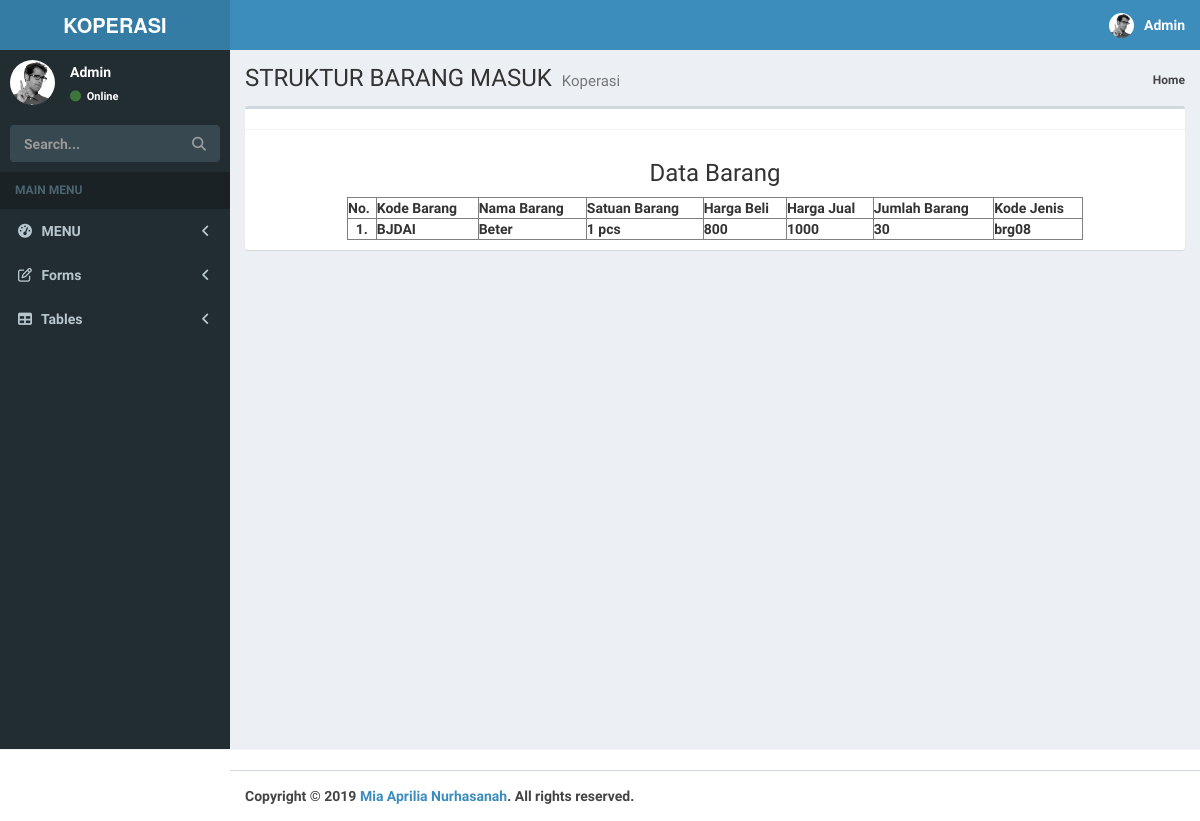
The page /koperasi/detail_barang.php?Kd_barang=BJDAI on the database its author committed.
### tables this page shows
CREATE TABLE IF NOT EXISTS `struktur_barang` (
  `Kd_barang` varchar(30) NOT NULL,
  `Nm_barang` varchar(30) NOT NULL,
  `Satuan_barang` varchar(25) NOT NULL,
  `Hrg_Beli` int(9) NOT NULL,
  `Hrg_Jual` int(9) NOT NULL,
  `Jml_Barang` int(3) NOT NULL,
  `Kd_Jenis` varchar(5) NOT NULL
);

### koperasi/detail_barang.php (the view, shortened to what this page needs)
<!DOCTYPE html>
<html>
<head>
  <link rel="stylesheet" href="bower_components/bootstrap/dist/css/bootstrap.min.css">
  <link rel="stylesheet" href="bower_components/font-awesome/css/font-awesome.min.css">
  <link rel="stylesheet" href="bower_components/Ionicons/css/ionicons.min.css">
  <link rel="stylesheet" href="dist/css/AdminLTE.min.css">
  <link rel="stylesheet" href="dist/css/skins/_all-skins.min.css">
</head>
<body class="hold-transition skin-blue sidebar-mini">
<div class="wrapper">
  <header class="main-header">
    <a href="../../index2.html" class="logo">
      <span class="logo-lg"><b>KOPERASI</span>
    </a>
    <nav class="navbar navbar-static-top">
      <div class="navbar-custom-menu">
        <ul class="nav navbar-nav">
          <li class="dropdown user user-menu">
            <a href="#" class="dropdown-toggle" data-toggle="dropdown">
              <img src="dist/img/user2-160x160.jpg" class="user-image" alt="User Image">
              <span class="hidden-xs">Admin</span>
            </a>
      </div>
    </nav>
  </header>
  <aside class="main-sidebar">
    <section class="sidebar">
      <div class="user-panel">
        <div class="pull-left image">
          <img src="dist/img/user2-160x160.jpg" class="img-circle" alt="User Image">
        </div>
        <div class="pull-left info">
          <p>Admin</p>
          <a href="#"><i class="fa fa-circle text-success"></i> Online</a>
        </div>
      </div>
      <form action="#" method="get" class="sidebar-form">
        <div class="input-group">
          <input type="text" name="q" class="form-control" placeholder="Search...">
          <span class="input-group-btn">
                <button type="submit" name="search" id="search-btn" class="btn btn-flat"><i class="fa fa-search"></i>
                </button>
              </span>
        </div>
      </form>
      <ul class="sidebar-menu" data-widget="tree">
        <li class="header">MAIN MENU</li>
        <li class="treeview">
          <a href="#">
            <i class="fa fa-dashboard"></i> <span>MENU</span>
            <span class="pull-right-container">
              <i class="fa fa-angle-left pull-right"></i>
            </span>
          </a>
        </li>
        <li class="treeview">
          <a href="#">
            <i class="fa fa-edit"></i> <span>Forms</span>
            <span class="pull-right-container">
              <i class="fa fa-angle-left pull-right"></i>
            </span>
          </a>
        </li>
        <li class="treeview">
          <a href="#">
            <i class="fa fa-table"></i> <span>Tables</span>
            <span class="pull-right-container">
              <i class="fa fa-angle-left pull-right"></i>
            </span>
          </a>
        </li>
      </ul>
    </section>
  </aside>
  <div class="content-wrapper">
    <section class="content-header">
      <h1>
        STRUKTUR BARANG MASUK
        <small>Koperasi</small>
      </h1>
      <ol class="breadcrumb">
        <li><a href="index.php">Home</a>
      </ol>
    </section>
    <section class="content">
      <div class="box">
        <div class="box-header with-border">
        </div>
        <div class="box-body">
          <?php
          include("koneksi_barang.php");
          ?>
          <h3 align="center">Data Barang</h3>
          <div class="table-responsive">
          <table border="1" cellspacing="7" cellpadding="0" align="center" width="80%" heigh="30%">
              <tr>
                  <th>No.</th>
                  <th>Kode Barang</th>
                  <th>Nama Barang</th>
                  <th>Satuan Barang</th>
                  <th>Harga Beli</th>
                  <th>Harga Jual</th>
                  <th>Jumlah Barang</th>
                  <th>Kode Jenis</th>
              </tr>
          <?php
              $no=1;
              $kd= $_GET['Kd_barang'];
              $query=("SELECT * FROM struktur_barang WHERE Kd_barang='$kd'");
              $lihat = mysqli_query($con, $query) or die('Error, query failed. ' . mysqli_error());
              while($r=mysqli_fetch_array($lihat)){
          ?>
              <tr>
                  <td align="center"><?php echo"$no.";?></td>
                  <td><?php echo"$r[Kd_barang]";?></td>
                  <td><?php echo"$r[Nm_barang]";?></td>
                  <td><?php echo"$r[Satuan_barang]";?></td>
                  <td><?php echo"$r[Hrg_Beli]";?></td>
                  <td><?php echo"$r[Hrg_Jual]";?></td>
                  <td><?php echo"$r[Jml_Barang]";?></td>
                  <td><?php echo"$r[Kd_Jenis]";?></td>
              </tr>
          <?php
          $no++;
          } ?>
</table>
</div>
</div>
</div>
</div>
 </div>
        <div class="box-footer">
        </div>
  <footer class="main-footer">
    <strong>Copyright &copy; 2019 <a href="https://adminlte.io">Mia Aprilia Nurhasanah</a>.</strong> All rights
    reserved.
  </footer>
</body>
</html>

### rows shown on the page
struktur_barang: Kd_barang "BJDAI", Nm_barang "Beter", Satuan_barang "1 pcs", Hrg_Beli "800", Hrg_Jual "1000", Jml_Barang "30", Kd_Jenis "brg08"
